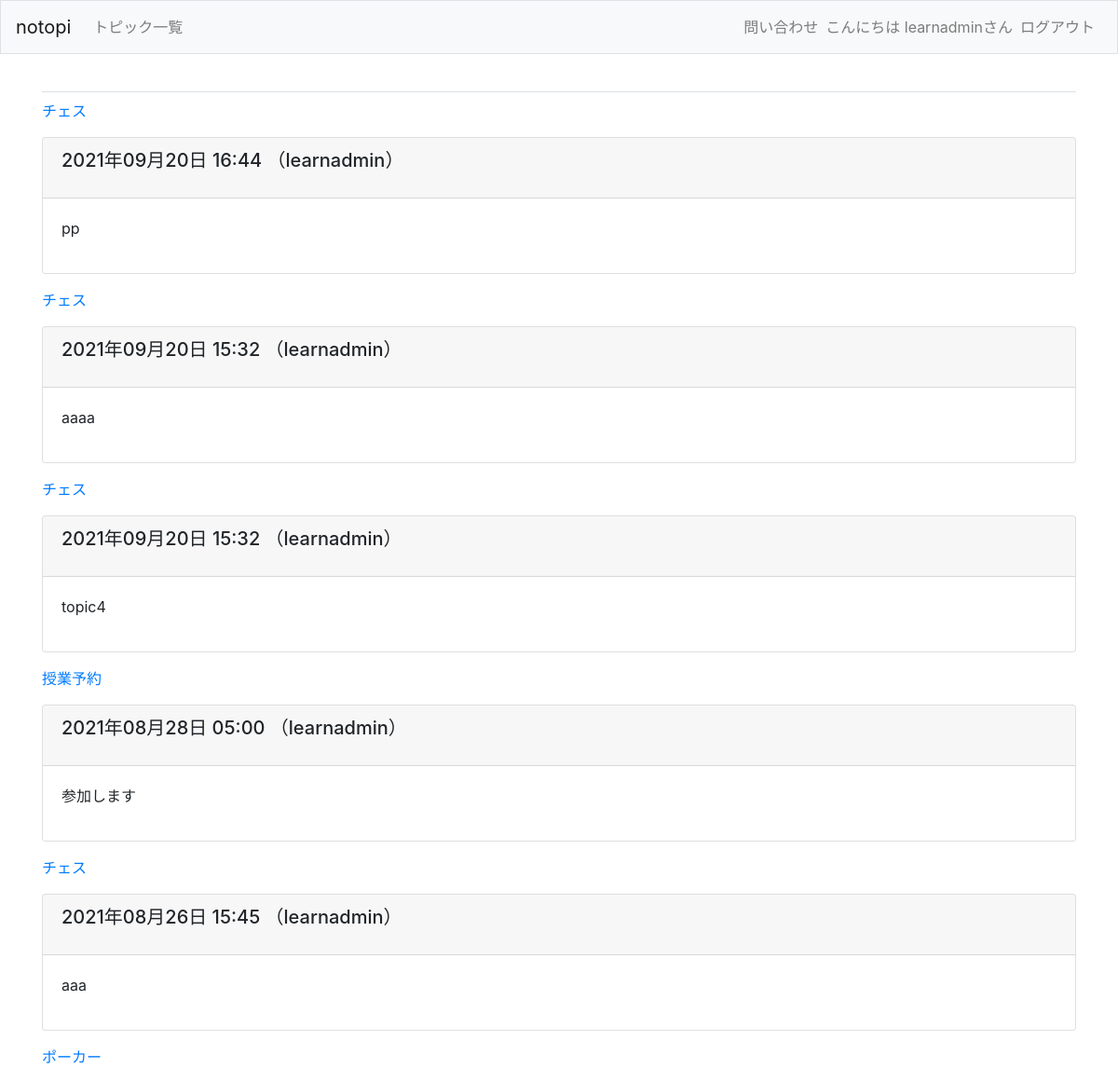
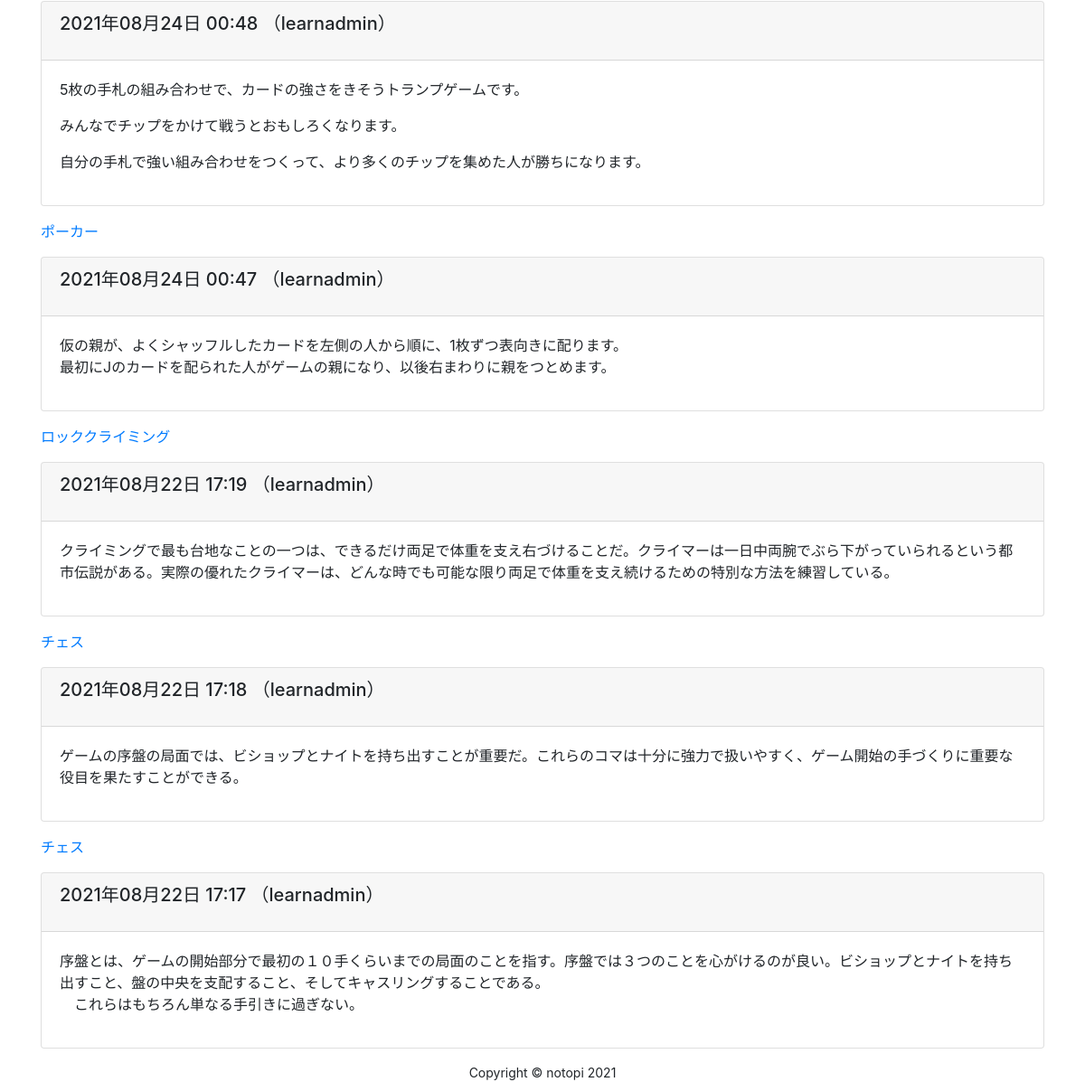
Page /users/entries/1/ (signed in) on the committed database (2 pictures, top to bottom).
### learning_logs/models.py (models this page shows, shortened)
class Entry(models.Model):
	topic = models.ForeignKey(Topic, on_delete=models.CASCADE)
	text = models.TextField()
	date_added = models.DateTimeField(auto_now_add=True)
	owner = models.ForeignKey(User, on_delete=models.CASCADE)#add
	class Meta:
		verbose_name_plural = 'entries'

class Topic(models.Model):
	text = models.CharField(max_length=200)
	date_added = models.DateTimeField(auto_now_add=True)
	owner = models.ForeignKey(User, on_delete=models.CASCADE)
	def __str__(self):
		return self.text

### users/views.py (the view)
# urls.py: path('entries/<int:user_id>/', views.user_entries, name='user_entries'),
def user_entries(request, user_id):
	user = User.objects.get(id=user_id)
	entries = user.entry_set.order_by('-date_added')
	context = {'entries': entries}
	return render(request, 'users/user_entries.html', context)

### users/templates/users/user_entries.html (shortened to what this page needs)
{% extends "learning_logs/base.html" %}
{% block content %}
	{% for entry in entries %}
	<p><a href="{% url 'learning_logs:topic_child' entry.topic.id %}">{{entry.topic}}</a></p>
	<div class="card mb-3">
		<h5 class="card-header">
			<p>{{ entry.date_added|date:'Y年m月d日 H:i' }} （{{entry.owner}}</a>）</p>
		</h5>
		<div class="card-body">{{ entry.text|linebreaks }}</div>
	</div>
	{% empty %}
		<p>まだ記事がありません。</p>
	{% endfor %}
{% endblock content%}

### learning_logs/templates/learning_logs/base.html (shortened to what this page needs)
{% load bootstrap4 %}
{% load static %}
<!DOCTYPE html>
<html lang="ja">
<head>
	{% bootstrap_css %}
	<link rel="stylesheet" type="text/css" href="{% static 'css/mystyle.css'%}">
</head>
<body>
	<div id="wrapper">
	<nav class="navbar navbar-expand-md navbar-light bg-light mb-4 border">
		<a class="navbar-brand" href="{% url 'learning_logs:index'%}">notopi</a>
		<div class="collapse navbar-collapse" id="navbarCollapse">
		<ul class="navbar-nav mr-auto">
			<li class="nav-item">
			<a class="nav-link" href="{% url 'learning_logs:topic'%}">トピック一覧</a></li>
		</ul>
		<ul class="navbar-nav ml-auto">
			<li class="nav-item">
				<a class="nav-link" href="{% url 'learning_logs:inquiry' %}">問い合わせ</a>
			</li>
			{% if user.is_authenticated %}
			<li class="nav-item">
				<span class="navbar-text">こんにちは {{ user.username }}さん</span>
			</li>
			<li class="nav-item">
				<a class="nav-link" href="{% url 'users:logout' %}">ログアウト</a>
			</li>
			{% else %}
			<li class="nav-item">
				<a class="nav-link" href="{% url 'users:register' %}">ユーザー登録</a>
			</li>
			<li class="nav-item">
				<a class="nav-link" href="{% url 'users:login' %}">ログイン</a></li>
			{% endif %}
		</ul>
		</div>
	</nav>
	<main role="main" class="container">
		<div class="pb-2 mb-2 border-bottom">
		</div>
		<div>
		{% block content %}{% endblock content %}
		</div>
	</main>
	<footer>
		<div class="container">
			<p class="m-0 text-center small">Copyright &copy; notopi 2021</p>
		</div>
	</footer>
</div>
</body>
</html>

### static/css/mystyle.css (style rules this page uses)
body, #wrapper { display: flex; flex-direction: column; min-height: 95vh; }
footer { margin-top: auto; }

### rows in the picture
Entry: topic "チェス", date_added "2021年09月20日 16:44", owner "learnadmin", text "pp"
Entry: topic "チェス", date_added "2021年09月20日 15:32", owner "learnadmin", text "aaaa"
Entry: topic "チェス", date_added "2021年09月20日 15:32", owner "learnadmin", text "topic4"
Entry: topic "授業予約", date_added "2021年08月28日 05:00", owner "learnadmin", text "参加します"
Entry: topic "チェス", date_added "2021年08月26日 15:45", owner "learnadmin", text "aaa"
Entry: topic "ポーカー", date_added "2021年08月24日 00:48", owner "learnadmin", text "5枚の手札の組み合わせで、カードの強さをきそうトランプゲームです。 みんなでチップをかけて戦うとおもしろくなります。 自分の手札で強い組み合わせをつくって、より多くのチップを集めた人が勝ちになります。"
Entry: topic "ポーカー", date_added "2021年08月24日 00:47", owner "learnadmin", text "仮の親が、よくシャッフルしたカードを左側の人から順に、1枚ずつ表向きに配ります。 最初にJのカードを配られた人がゲームの親になり、以後右まわりに親をつとめます。"
Entry: topic "ロッククライミング", date_added "2021年08月22日 17:19", owner "learnadmin", text "クライミングで最も台地なことの一つは、できるだけ両足で体重を支え右づけることだ。クライマーは一日中両腕でぶら下がっていられるという都市伝説がある。実際の優れたクライマーは、どんな時でも可能な限り両足で体重を支え続けるための特別な方法を練習している。"
Entry: topic "チェス", date_added "2021年08月22日 17:18", owner "learnadmin", text "ゲームの序盤の局面では、ビショップとナイトを持ち出すことが重要だ。これらのコマは十分に強力で扱いやすく、ゲーム開始の手づくりに重要な役目を果たすことができる。"
Entry: topic "チェス", date_added "2021年08月22日 17:17", owner "learnadmin", text "序盤とは、ゲームの開始部分で最初の１０手くらいまでの局面のことを指す。序盤では３つのことを心がけるのが良い。ビショップとナイトを持ち出すこと、盤の中央を支配すること、そしてキャスリングすることである。 これらはもちろん単なる手引きに過ぎない。"

### other values in the picture
{{ user.username }} "learnadmin"
